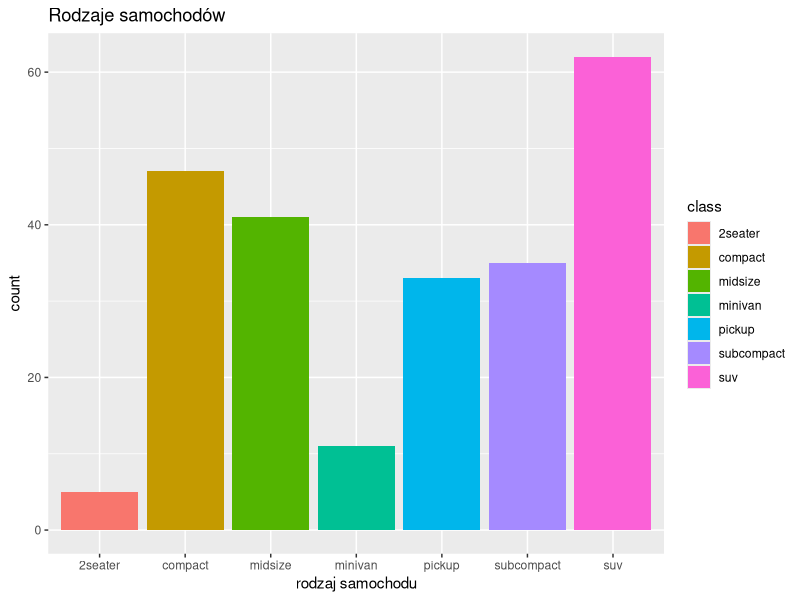

Write R code to recreate this figure.
## ---- chunk 1
library(tidyverse)
ggplot (data=mpg) +
  geom_bar(mapping =aes(x = class, fill = class)) +
  labs(title = "Rodzaje samochodów", x = "rodzaj samochodu")
## ---- chunk 2
library(tidyverse)
select(mpg, displ) %>% 
  arrange(desc(displ))
## ---- chunk 3
funkcja <- c(1, 2, 3, 4, 5, 6, 7, 8, 9, 10)
print(1:5)
